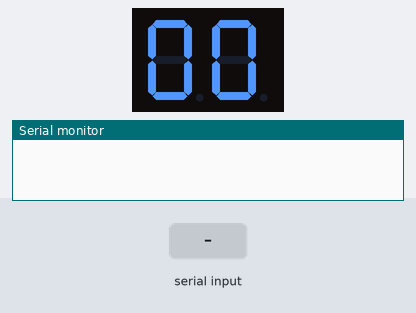
Bench run of a sketch on a simulated Arduino Uno, built with avr-gcc and run on an emulated ATmega328P. Parts: 2-digit seven-segment display, the last lines printed to the serial monitor. Wiring (inferred from the names in the program): 2-digit 7-segment display, segments lit when LOW: segments pin 2, pin 3, pin 4, pin 5, pin 6, pin 7, pin 8, pin 9; digit selects pin 12, pin 13. Inputs (shaded band) come from the test bench. The segment pins are drawn as the display they are named for.

Above: at 1.2 s.
1.3 s: "90,45\n" received over Serial
At 2.2 s:
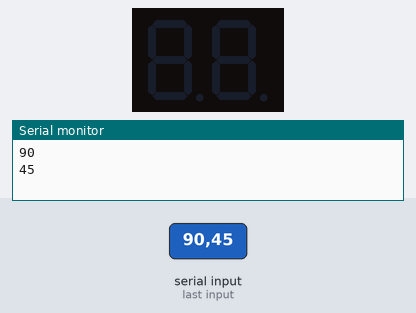
Timing chart, 0 to 4.3 s (numbered marks = the images above; inputs shaded):
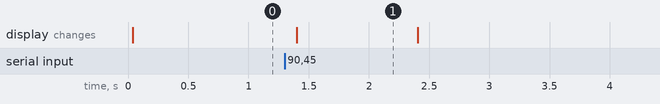

Measured:
- after the input at 1.3 s, the display: changes after 0.10 s (image 1)
- what the display in image 1 shows lasts 1.0 s, from 1.4 s to 2.4 s

The sketch:

_codigo_display_7_segmentos-2_digitos_multiplexados.ino
```cpp
// feito por: Samuel A.
// data: 17/07/22

#define a 2
#define b 3
#define c 4
#define d 5
#define e 6
#define f 7
#define g 8
#define dp 9
#define chaveDisplay1 12
#define chaveDisplay2 13

int valor, decimal, unidade;

// prototipos de funções
void offDisplay(int val); //limpa o display, com o paramêntro 0: limpa os dois, 1: limpa o primeiro e 2: limpa o 2;
void printDisplay (int disp1, int disp2); //printa os valores definido pelos paramêntros
void deciUnit(int val); //separa os valores recebidos em decimais e unitarios

void setup()
{
  Serial.begin(9600);

  pinMode(a, OUTPUT);
  pinMode(b, OUTPUT);
  pinMode(c, OUTPUT);
  pinMode(d, OUTPUT);
  pinMode(e, OUTPUT);
  pinMode(f, OUTPUT);
  pinMode(g, OUTPUT);
  pinMode(dp, OUTPUT);
  pinMode(chaveDisplay1, OUTPUT);
  pinMode(chaveDisplay2, OUTPUT);

  //zera as saidas
  digitalWrite(a, HIGH);
  digitalWrite(b, HIGH);
  digitalWrite(c, HIGH);
  digitalWrite(d, HIGH);
  digitalWrite(e, HIGH);
  digitalWrite(f, HIGH);
  digitalWrite(g, HIGH);
  digitalWrite(dp, HIGH);
  digitalWrite(chaveDisplay1, LOW);
  digitalWrite(chaveDisplay2, LOW);
}

void loop()
{
  if (Serial.available() > 0) {
    valor = Serial.parseInt();
    deciUnit(valor);

    Serial.print(decimal);
    Serial.println(unidade);
  }

  // obrigatorio estar no loop() para funcionar bem
  printDisplay(decimal, unidade);
}

void offDisplay(int val) {
  switch (val) {
    case 0:
      digitalWrite(chaveDisplay1, LOW);
      digitalWrite(chaveDisplay2, LOW);
      digitalWrite(a, HIGH);
      digitalWrite(b, HIGH);
      digitalWrite(c, HIGH);
      digitalWrite(d, HIGH);
      digitalWrite(e, HIGH);
      digitalWrite(f, HIGH);
      digitalWrite(g, HIGH);
      digitalWrite(dp, HIGH);
      break;
    case 1:
      digitalWrite(chaveDisplay1, LOW);
      digitalWrite(a, HIGH);
      digitalWrite(b, HIGH);
      digitalWrite(c, HIGH);
      digitalWrite(d, HIGH);
      digitalWrite(e, HIGH);
      digitalWrite(f, HIGH);
      digitalWrite(g, HIGH);
      digitalWrite(dp, HIGH);
      break;
    case 2:
      digitalWrite(chaveDisplay2, LOW);
      digitalWrite(a, HIGH);
      digitalWrite(b, HIGH);
      digitalWrite(c, HIGH);
      digitalWrite(d, HIGH);
      digitalWrite(e, HIGH);
      digitalWrite(f, HIGH);
      digitalWrite(g, HIGH);
      digitalWrite(dp, HIGH);
      break;
  }
}// offDisplay END

void printDisplay (int disp1, int disp2) {
  switch (disp1) {
    case 0:
      offDisplay(2);
      digitalWrite(a, LOW);
      digitalWrite(b, LOW);
      digitalWrite(c, LOW);
      digitalWrite(d, LOW);
      digitalWrite(e, LOW);
      digitalWrite(f, LOW);
      digitalWrite(chaveDisplay1, HIGH);
      delay(10);
      offDisplay(1);
      break;
    case 1:
      offDisplay(2);
      digitalWrite(b, LOW);
      digitalWrite(c, LOW);
      digitalWrite(chaveDisplay1, HIGH);
      delay(10);
      offDisplay(1);
      break;
    case 2:
      offDisplay(2);
      digitalWrite(a, LOW);
      digitalWrite(b, LOW);
      digitalWrite(g, LOW);
      digitalWrite(e, LOW);
      digitalWrite(d, LOW);
      digitalWrite(chaveDisplay1, HIGH);
      delay(10);
      offDisplay(1);
      break;
    case 3:
      offDisplay(2);
      digitalWrite(a, LOW);
      digitalWrite(b, LOW);
      digitalWrite(c, LOW);
      digitalWrite(d, LOW);
      digitalWrite(g, LOW);
      digitalWrite(chaveDisplay1, HIGH);
      delay(10);
      offDisplay(1);
      break;
    case 4:
      offDisplay(2);
      digitalWrite(b, LOW);
      digitalWrite(c, LOW);
      digitalWrite(f, LOW);
      digitalWrite(g, LOW);
      digitalWrite(chaveDisplay1, HIGH);
      delay(10);
      offDisplay(1);
      break;
    case 5:
      offDisplay(2);
      digitalWrite(a, LOW);
      digitalWrite(c, LOW);
      digitalWrite(d, LOW);
      digitalWrite(f, LOW);
      digitalWrite(g, LOW);
      digitalWrite(chaveDisplay1, HIGH);
      delay(10);
      offDisplay(1);
      break;
    case 6:
      offDisplay(2);
      digitalWrite(a, LOW);
      digitalWrite(c, LOW);
      digitalWrite(d, LOW);
      digitalWrite(e, LOW);
      digitalWrite(f, LOW);
      digitalWrite(g, LOW);
      digitalWrite(chaveDisplay1, HIGH);
      delay(10);
      offDisplay(1);
      break;
    case 7:
      offDisplay(2);
      digitalWrite(a, LOW);
      digitalWrite(b, LOW);
      digitalWrite(c, LOW);
      digitalWrite(chaveDisplay1, HIGH);
      delay(10);
      offDisplay(1);
      break;
    case 8:
      offDisplay(2);
      digitalWrite(a, LOW);
      digitalWrite(b, LOW);
      digitalWrite(c, LOW);
      digitalWrite(d, LOW);
      digitalWrite(e, LOW);
      digitalWrite(f, LOW);
      digitalWrite(g, LOW);
      digitalWrite(chaveDisplay1, HIGH);
      delay(10);
      offDisplay(1);
      break;
    case 9:
      offDisplay(2);
      digitalWrite(a, LOW);
      digitalWrite(b, LOW);
      digitalWrite(c, LOW);
      digitalWrite(f, LOW);
      digitalWrite(g, LOW);
      digitalWrite(chaveDisplay1, HIGH);
      delay(10);
      offDisplay(1);
      break;
  }

  switch (disp2) {
    case 0:
      offDisplay(1);
      digitalWrite(a, LOW);
      digitalWrite(b, LOW);
      digitalWrite(c, LOW);
      digitalWrite(d, LOW);
      digitalWrite(e, LOW);
      digitalWrite(f, LOW);
      digitalWrite(chaveDisplay2, HIGH);
      delay(10);
      offDisplay(2);
      break;
    case 1:
      offDisplay(1);
      digitalWrite(b, LOW);
      digitalWrite(c, LOW);
      digitalWrite(chaveDisplay2, HIGH);
      delay(10);
      offDisplay(2);
      break;
    case 2:
      offDisplay(1);
      digitalWrite(a, LOW);
      digitalWrite(b, LOW);
      digitalWrite(g, LOW);
      digitalWrite(e, LOW);
      digitalWrite(d, LOW);
      digitalWrite(chaveDisplay2, HIGH);
      delay(10);
      offDisplay(2);
      break;
    case 3:
      offDisplay(1);
      digitalWrite(a, LOW);
      digitalWrite(b, LOW);
      digitalWrite(c, LOW);
      digitalWrite(d, LOW);
      digitalWrite(g, LOW);
      digitalWrite(chaveDisplay2, HIGH);
      delay(10);
      offDisplay(2);
      break;
    case 4:
      offDisplay(1);
      digitalWrite(b, LOW);
      digitalWrite(c, LOW);
      digitalWrite(f, LOW);
      digitalWrite(g, LOW);
      digitalWrite(chaveDisplay2, HIGH);
      delay(10);
      offDisplay(2);
      break;
    case 5:
      offDisplay(1);
      digitalWrite(a, LOW);
      digitalWrite(c, LOW);
      digitalWrite(d, LOW);
      digitalWrite(f, LOW);
      digitalWrite(g, LOW);
      digitalWrite(chaveDisplay2, HIGH);
      delay(10);
      offDisplay(2);
      break;
    case 6:
      offDisplay(1);
      digitalWrite(a, LOW);
      digitalWrite(c, LOW);
      digitalWrite(d, LOW);
      digitalWrite(e, LOW);
      digitalWrite(f, LOW);
      digitalWrite(g, LOW);
      digitalWrite(chaveDisplay2, HIGH);
      delay(10);
      offDisplay(2);
      break;
    case 7:
      offDisplay(1);
      digitalWrite(a, LOW);
      digitalWrite(b, LOW);
      digitalWrite(c, LOW);
      digitalWrite(chaveDisplay2, HIGH);
      delay(10);
      offDisplay(2);
      break;
    case 8:
      offDisplay(1);
      digitalWrite(a, LOW);
      digitalWrite(b, LOW);
      digitalWrite(c, LOW);
      digitalWrite(d, LOW);
      digitalWrite(e, LOW);
      digitalWrite(f, LOW);
      digitalWrite(g, LOW);
      digitalWrite(chaveDisplay2, HIGH);
      delay(10);
      offDisplay(2);
      break;
    case 9:
      offDisplay(1);
      digitalWrite(a, LOW);
      digitalWrite(b, LOW);
      digitalWrite(c, LOW);
      digitalWrite(f, LOW);
      digitalWrite(g, LOW);
      digitalWrite(chaveDisplay2, HIGH);
      delay(10);
      offDisplay(2);
      break;
  }
}// printDisplay END

void deciUnit(int val) {
  decimal = val / 10;
  unidade = val - (decimal * 10);
}// deciUnit END
```
